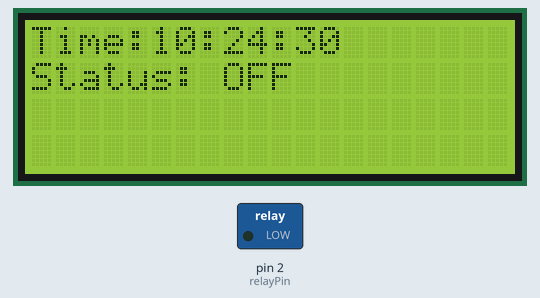
This sketch was run on a simulated Arduino Uno, built with avr-gcc and run on an emulated ATmega328P. Shown: 20×4 character LCD, switched loads named in the sketch (green lamp = pin HIGH). The local clock reads 2024-03-15 10:24:30 at power-on unless the sketch sets it; what the sketch prints to the serial monitor is not drawn.

Above: at 0.4 s.
At 4.5 s:
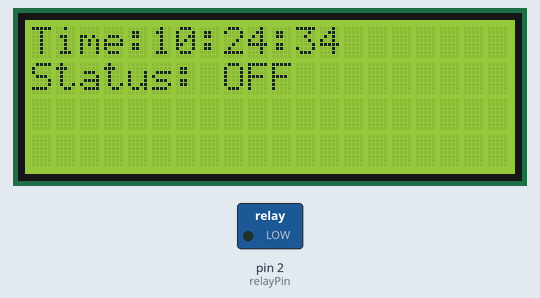
At 11.7 s:
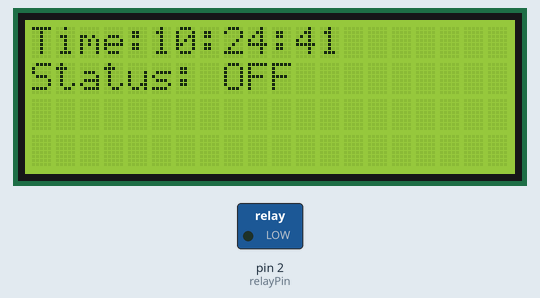
At 18.9 s:
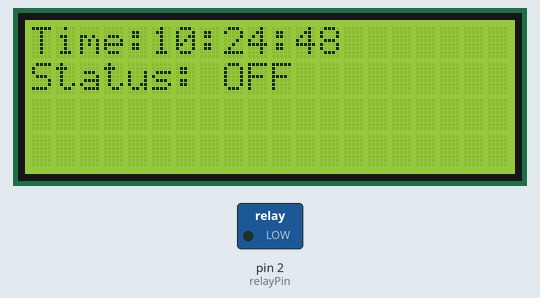
At 29.1 s:
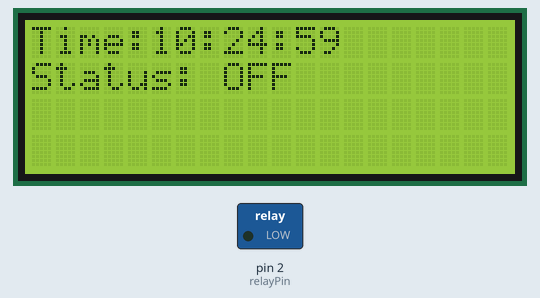
At 38.3 s:
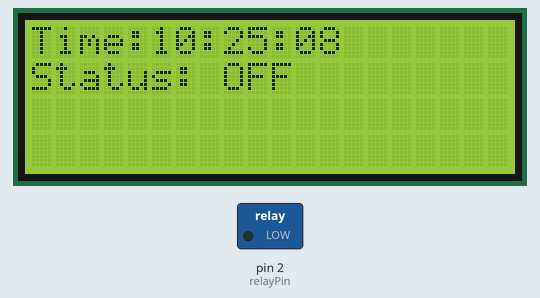

The sketch:

TimeControlLighting.ino
```cpp
/*
Setup:
- Initialize LCD
- Initialize Clock
- Initialize relay
- Set Time (time already set here)
- Preset Time - 19.00
- Preset Off Time - 7.00

Loop:
- Get Current time
- If time is equal or higher than preset on time, turn on Lights
- Else turn off lights
- calculate time the system will go to sleep for
- sleep for allotted time
*/
#include <Wire.h>
#include <LiquidCrystal_I2C.h>
#include <TimeLib.h>
#include <DS1307RTC.h>

LiquidCrystal_I2C lcd(0x27,20,4);
int relayPin = 2;
uint8_t presetOnTime = 19; // 7pm
uint8_t presetOffTime = 7; // 7am
int cleared = 0;

void setup() {
  Serial.begin(9600);
  while (!Serial) ; // wait for serial
  delay(200);
  Serial.println("DS1307RTC Read Test");
  Serial.println("-------------------");
  lcd.init();                      // initialize the lcd
  lcd.init();
  lcd.backlight();
  lcd.setCursor(0,0);
  pinMode(relayPin, OUTPUT);
}

void loop() {
  tmElements_t tm;
  if (RTC.read(tm)) {
    lcd.setCursor(0,0);
    lcd.print("Time:");
    print2digits(tm.Hour);
    lcd.print(":");
    print2digits(tm.Minute);
    lcd.print(":");
    print2digits(tm.Second);
  } else {
    if (RTC.chipPresent()) {
      lcd.clear();
      lcd.setCursor(0,0);
      lcd.print("Error. Reset");
      lcd.setCursor(0,1);
      lcd.print("RTC");
    } else {
      Serial.println("DS1307 read error!  Please check the circuitry.");
      Serial.println();
    }
    delay(9000);
  }
  lcd.setCursor(0,1);
  if (tm.Hour >= presetOnTime || tm.Hour < presetOffTime){
    if (!cleared) clearline(1);
    digitalWrite(relayPin, HIGH);
    lcd.print("Status: ON");
    }
   else {
    digitalWrite(relayPin, LOW);
    lcd.print("Status: OFF");
    cleared = 0;
   }
  delay(1000);
}

void print2digits(int number) {
  if (number >= 0 && number < 10) {
    lcd.print('0');
  }
  lcd.print(number);
}

void clearline(int line){
  lcd.setCursor(0, line);
  for (int i = 0; i < 16; i++){
    lcd.write(' ');
    }
    cleared = 1;
}
```

Measured:
- what the display in image 0 shows lasts 1.0 s, from 0.4 s to 1.4 s
